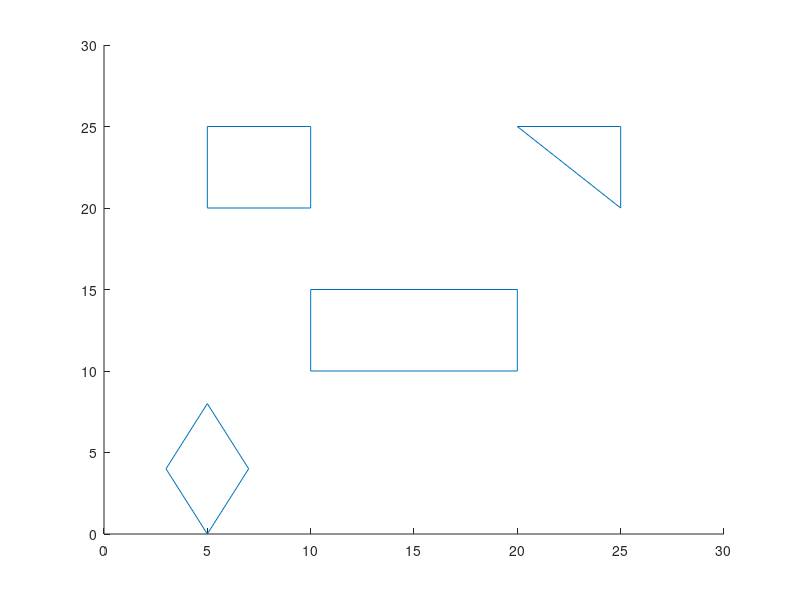

Source code (MATLAB):
clc;
clear all;
close all;


% *************morabae
 axis([0 30 0 30]);
x=[5 10 10 5 5];
y=[20 20 25 25  20 ];
line(x,y);

%**************lozy**********************
x=[5 7 5 3 5];
y=[0 4 8 4 0 ];
line(x,y);

%*****************mostatil*******************
x=[10 20 20 10 10];
y=[10 10 15 15  10 ];
line(x,y);

%********************mosalas****************
x=[25 25 20 25];
y=[20 25 25 20 ];
line(x,y);
